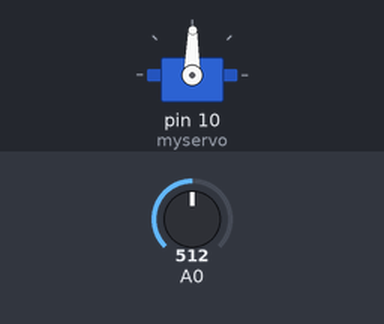
The sketch below on a simulated Arduino Uno, built with avr-gcc and run on an emulated ATmega328P. On the bench: servo. Inputs (shaded band) come from the test bench; at power-on: A0 = 512.

Above: at 1.2 s.
1.3 s: A0 set to 716
At 2.0 s:
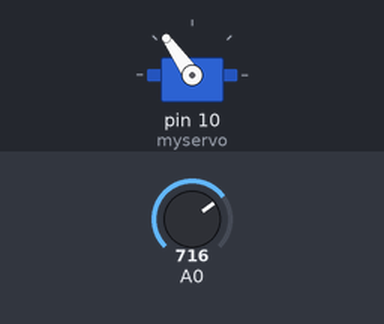
2.8 s: A0 set to 900
At 3.3 s:
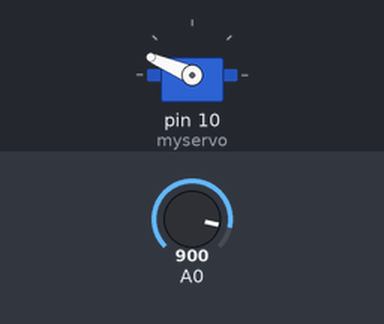
4.3 s: A0 set to 1023
At 4.6 s:
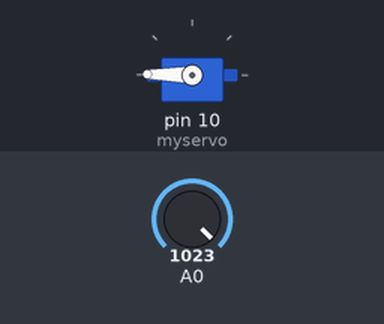
5.8 s: A0 set to 306
At 6.5 s:
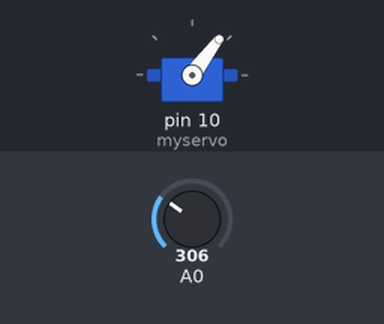
7.3 s: A0 set to 122
At 7.8 s:
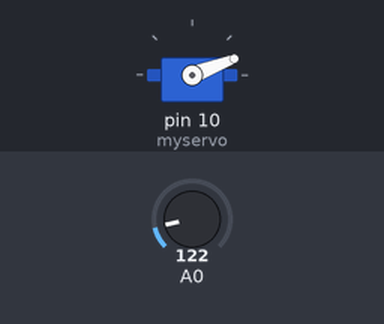
8.8 s: A0 set to 511
At 9.1 s:
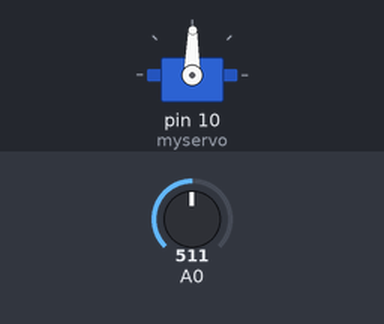
Timing chart, 0 to 11.3 s (numbered marks = the images above; inputs shaded):
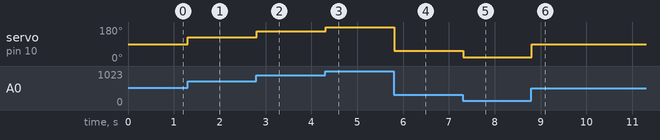

The sketch:

sketch_dec20b.ino
```cpp
// ЛР7. Пример 5.

#include <Servo.h> //подключение библиотеки
Servo myservo; //определение переменной типа servo
void setup() {
myservo.attach(10); //инициализация сервопривода на выводе с логическим именем 10
}
void loop() {
unsigned int angle=analogRead(A0); //получение значения от потенциометра
angle = angle*0.175; //нормализация значения 180/1024=0.175
myservo.write(angle); // поворот привода на заданный градус
delay(15); //задержка необходимая приводу для поворота
//на указанный в строке выше угол
}
```

Measured:
- after the input at 1.3 s, servo on pin 10 (myservo): 89° → 125° at once
- after the input at 2.8 s, servo on pin 10 (myservo): 125° → 157° at once
- after the input at 4.3 s, servo on pin 10 (myservo): 157° → 179° at once
- after the input at 5.8 s, servo on pin 10 (myservo): 179° → 53° at once
- after the input at 7.3 s, servo on pin 10 (myservo): 53° → 21° at once
- after the input at 8.8 s, servo on pin 10 (myservo): 21° → 89° at once
